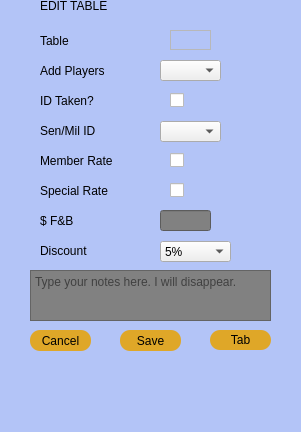
<?xml version="1.0" encoding="UTF-8"?>
<ui version="4.0">
 <class>TableEdit</class>
 <widget class="QWidget" name="TableEdit">
  <property name="geometry">
   <rect>
    <x>0</x>
    <y>0</y>
    <width>301</width>
    <height>432</height>
   </rect>
  </property>
  <property name="palette">
   <palette>
    <active>
     <colorrole role="WindowText">
      <brush brushstyle="SolidPattern">
       <color alpha="255">
        <red>0</red>
        <green>0</green>
        <blue>0</blue>
       </color>
      </brush>
     </colorrole>
     <colorrole role="Button">
      <brush brushstyle="SolidPattern">
       <color alpha="255">
        <red>179</red>
        <green>196</green>
        <blue>247</blue>
       </color>
      </brush>
     </colorrole>
     <colorrole role="Light">
      <brush brushstyle="SolidPattern">
       <color alpha="255">
        <red>255</red>
        <green>255</green>
        <blue>255</blue>
       </color>
      </brush>
     </colorrole>
     <colorrole role="Midlight">
      <brush brushstyle="SolidPattern">
       <color alpha="255">
        <red>217</red>
        <green>225</green>
        <blue>251</blue>
       </color>
      </brush>
     </colorrole>
     <colorrole role="Dark">
      <brush brushstyle="SolidPattern">
       <color alpha="255">
        <red>89</red>
        <green>98</green>
        <blue>123</blue>
       </color>
      </brush>
     </colorrole>
     <colorrole role="Mid">
      <brush brushstyle="SolidPattern">
       <color alpha="255">
        <red>119</red>
        <green>131</green>
        <blue>165</blue>
       </color>
      </brush>
     </colorrole>
     <colorrole role="Text">
      <brush brushstyle="SolidPattern">
       <color alpha="255">
        <red>0</red>
        <green>0</green>
        <blue>0</blue>
       </color>
      </brush>
     </colorrole>
     <colorrole role="BrightText">
      <brush brushstyle="SolidPattern">
       <color alpha="255">
        <red>255</red>
        <green>255</green>
        <blue>255</blue>
       </color>
      </brush>
     </colorrole>
     <colorrole role="ButtonText">
      <brush brushstyle="SolidPattern">
       <color alpha="255">
        <red>0</red>
        <green>0</green>
        <blue>0</blue>
       </color>
      </brush>
     </colorrole>
     <colorrole role="Base">
      <brush brushstyle="SolidPattern">
       <color alpha="255">
        <red>255</red>
        <green>255</green>
        <blue>255</blue>
       </color>
      </brush>
     </colorrole>
     <colorrole role="Window">
      <brush brushstyle="SolidPattern">
       <color alpha="255">
        <red>179</red>
        <green>196</green>
        <blue>247</blue>
       </color>
      </brush>
     </colorrole>
     <colorrole role="Shadow">
      <brush brushstyle="SolidPattern">
       <color alpha="255">
        <red>0</red>
        <green>0</green>
        <blue>0</blue>
       </color>
      </brush>
     </colorrole>
     <colorrole role="AlternateBase">
      <brush brushstyle="SolidPattern">
       <color alpha="255">
        <red>217</red>
        <green>225</green>
        <blue>251</blue>
       </color>
      </brush>
     </colorrole>
     <colorrole role="ToolTipBase">
      <brush brushstyle="SolidPattern">
       <color alpha="255">
        <red>255</red>
        <green>255</green>
        <blue>220</blue>
       </color>
      </brush>
     </colorrole>
     <colorrole role="ToolTipText">
      <brush brushstyle="SolidPattern">
       <color alpha="255">
        <red>0</red>
        <green>0</green>
        <blue>0</blue>
       </color>
      </brush>
     </colorrole>
     <colorrole role="PlaceholderText">
      <brush brushstyle="SolidPattern">
       <color alpha="128">
        <red>0</red>
        <green>0</green>
        <blue>0</blue>
       </color>
      </brush>
     </colorrole>
    </active>
    <inactive>
     <colorrole role="WindowText">
      <brush brushstyle="SolidPattern">
       <color alpha="255">
        <red>0</red>
        <green>0</green>
        <blue>0</blue>
       </color>
      </brush>
     </colorrole>
     <colorrole role="Button">
      <brush brushstyle="SolidPattern">
       <color alpha="255">
        <red>179</red>
        <green>196</green>
        <blue>247</blue>
       </color>
      </brush>
     </colorrole>
     <colorrole role="Light">
      <brush brushstyle="SolidPattern">
       <color alpha="255">
        <red>255</red>
        <green>255</green>
        <blue>255</blue>
       </color>
      </brush>
     </colorrole>
     <colorrole role="Midlight">
      <brush brushstyle="SolidPattern">
       <color alpha="255">
        <red>217</red>
        <green>225</green>
        <blue>251</blue>
       </color>
      </brush>
     </colorrole>
     <colorrole role="Dark">
      <brush brushstyle="SolidPattern">
       <color alpha="255">
        <red>89</red>
        <green>98</green>
        <blue>123</blue>
       </color>
      </brush>
     </colorrole>
     <colorrole role="Mid">
      <brush brushstyle="SolidPattern">
       <color alpha="255">
        <red>119</red>
        <green>131</green>
        <blue>165</blue>
       </color>
      </brush>
     </colorrole>
     <colorrole role="Text">
      <brush brushstyle="SolidPattern">
       <color alpha="255">
        <red>0</red>
        <green>0</green>
        <blue>0</blue>
       </color>
      </brush>
     </colorrole>
     <colorrole role="BrightText">
      <brush brushstyle="SolidPattern">
       <color alpha="255">
        <red>255</red>
        <green>255</green>
        <blue>255</blue>
       </color>
      </brush>
     </colorrole>
     <colorrole role="ButtonText">
      <brush brushstyle="SolidPattern">
       <color alpha="255">
        <red>0</red>
        <green>0</green>
        <blue>0</blue>
       </color>
      </brush>
     </colorrole>
     <colorrole role="Base">
      <brush brushstyle="SolidPattern">
       <color alpha="255">
        <red>255</red>
        <green>255</green>
        <blue>255</blue>
       </color>
      </brush>
     </colorrole>
     <colorrole role="Window">
      <brush brushstyle="SolidPattern">
       <color alpha="255">
        <red>179</red>
        <green>196</green>
        <blue>247</blue>
       </color>
      </brush>
     </colorrole>
     <colorrole role="Shadow">
      <brush brushstyle="SolidPattern">
       <color alpha="255">
        <red>0</red>
        <green>0</green>
        <blue>0</blue>
       </color>
      </brush>
     </colorrole>
     <colorrole role="AlternateBase">
      <brush brushstyle="SolidPattern">
       <color alpha="255">
        <red>217</red>
        <green>225</green>
        <blue>251</blue>
       </color>
      </brush>
     </colorrole>
     <colorrole role="ToolTipBase">
      <brush brushstyle="SolidPattern">
       <color alpha="255">
        <red>255</red>
        <green>255</green>
        <blue>220</blue>
       </color>
      </brush>
     </colorrole>
     <colorrole role="ToolTipText">
      <brush brushstyle="SolidPattern">
       <color alpha="255">
        <red>0</red>
        <green>0</green>
        <blue>0</blue>
       </color>
      </brush>
     </colorrole>
     <colorrole role="PlaceholderText">
      <brush brushstyle="SolidPattern">
       <color alpha="128">
        <red>0</red>
        <green>0</green>
        <blue>0</blue>
       </color>
      </brush>
     </colorrole>
    </inactive>
    <disabled>
     <colorrole role="WindowText">
      <brush brushstyle="SolidPattern">
       <color alpha="255">
        <red>89</red>
        <green>98</green>
        <blue>123</blue>
       </color>
      </brush>
     </colorrole>
     <colorrole role="Button">
      <brush brushstyle="SolidPattern">
       <color alpha="255">
        <red>179</red>
        <green>196</green>
        <blue>247</blue>
       </color>
      </brush>
     </colorrole>
     <colorrole role="Light">
      <brush brushstyle="SolidPattern">
       <color alpha="255">
        <red>255</red>
        <green>255</green>
        <blue>255</blue>
       </color>
      </brush>
     </colorrole>
     <colorrole role="Midlight">
      <brush brushstyle="SolidPattern">
       <color alpha="255">
        <red>217</red>
        <green>225</green>
        <blue>251</blue>
       </color>
      </brush>
     </colorrole>
     <colorrole role="Dark">
      <brush brushstyle="SolidPattern">
       <color alpha="255">
        <red>89</red>
        <green>98</green>
        <blue>123</blue>
       </color>
      </brush>
     </colorrole>
     <colorrole role="Mid">
      <brush brushstyle="SolidPattern">
       <color alpha="255">
        <red>119</red>
        <green>131</green>
        <blue>165</blue>
       </color>
      </brush>
     </colorrole>
     <colorrole role="Text">
      <brush brushstyle="SolidPattern">
       <color alpha="255">
        <red>89</red>
        <green>98</green>
        <blue>123</blue>
       </color>
      </brush>
     </colorrole>
     <colorrole role="BrightText">
      <brush brushstyle="SolidPattern">
       <color alpha="255">
        <red>255</red>
        <green>255</green>
        <blue>255</blue>
       </color>
      </brush>
     </colorrole>
     <colorrole role="ButtonText">
      <brush brushstyle="SolidPattern">
       <color alpha="255">
        <red>89</red>
        <green>98</green>
        <blue>123</blue>
       </color>
      </brush>
     </colorrole>
     <colorrole role="Base">
      <brush brushstyle="SolidPattern">
       <color alpha="255">
        <red>179</red>
        <green>196</green>
        <blue>247</blue>
       </color>
      </brush>
     </colorrole>
     <colorrole role="Window">
      <brush brushstyle="SolidPattern">
       <color alpha="255">
        <red>179</red>
        <green>196</green>
        <blue>247</blue>
       </color>
      </brush>
     </colorrole>
     <colorrole role="Shadow">
      <brush brushstyle="SolidPattern">
       <color alpha="255">
        <red>0</red>
        <green>0</green>
        <blue>0</blue>
       </color>
      </brush>
     </colorrole>
     <colorrole role="AlternateBase">
      <brush brushstyle="SolidPattern">
       <color alpha="255">
        <red>179</red>
        <green>196</green>
        <blue>247</blue>
       </color>
      </brush>
     </colorrole>
     <colorrole role="ToolTipBase">
      <brush brushstyle="SolidPattern">
       <color alpha="255">
        <red>255</red>
        <green>255</green>
        <blue>220</blue>
       </color>
      </brush>
     </colorrole>
     <colorrole role="ToolTipText">
      <brush brushstyle="SolidPattern">
       <color alpha="255">
        <red>0</red>
        <green>0</green>
        <blue>0</blue>
       </color>
      </brush>
     </colorrole>
     <colorrole role="PlaceholderText">
      <brush brushstyle="SolidPattern">
       <color alpha="128">
        <red>0</red>
        <green>0</green>
        <blue>0</blue>
       </color>
      </brush>
     </colorrole>
    </disabled>
   </palette>
  </property>
  <property name="windowTitle">
   <string>Form</string>
  </property>
  <property name="autoFillBackground">
   <bool>false</bool>
  </property>
  <property name="styleSheet">
   <string notr="true">border-color: rgb(255, 235, 70);

</string>
  </property>
  <widget class="QLabel" name="editTableLabel">
   <property name="geometry">
    <rect>
     <x>40</x>
     <y>-10</y>
     <width>241</width>
     <height>31</height>
    </rect>
   </property>
   <property name="frameShape">
    <enum>QFrame::NoFrame</enum>
   </property>
   <property name="text">
    <string>EDIT TABLE</string>
   </property>
  </widget>
  <widget class="QLabel" name="tableNumberLabel_2">
   <property name="geometry">
    <rect>
     <x>40</x>
     <y>30</y>
     <width>51</width>
     <height>21</height>
    </rect>
   </property>
   <property name="frameShape">
    <enum>QFrame::NoFrame</enum>
   </property>
   <property name="text">
    <string>Table</string>
   </property>
  </widget>
  <widget class="QLabel" name="addPlayerLabel">
   <property name="geometry">
    <rect>
     <x>40</x>
     <y>60</y>
     <width>101</width>
     <height>21</height>
    </rect>
   </property>
   <property name="frameShape">
    <enum>QFrame::NoFrame</enum>
   </property>
   <property name="text">
    <string>Add Players</string>
   </property>
  </widget>
  <widget class="QComboBox" name="numPlayers">
   <property name="geometry">
    <rect>
     <x>160</x>
     <y>60</y>
     <width>61</width>
     <height>21</height>
    </rect>
   </property>
  </widget>
  <widget class="QLabel" name="idTakenLabel">
   <property name="geometry">
    <rect>
     <x>40</x>
     <y>90</y>
     <width>71</width>
     <height>21</height>
    </rect>
   </property>
   <property name="frameShape">
    <enum>QFrame::NoFrame</enum>
   </property>
   <property name="text">
    <string>ID Taken?</string>
   </property>
  </widget>
  <widget class="QCheckBox" name="idTaken">
   <property name="geometry">
    <rect>
     <x>170</x>
     <y>90</y>
     <width>31</width>
     <height>20</height>
    </rect>
   </property>
   <property name="text">
    <string/>
   </property>
  </widget>
  <widget class="QPushButton" name="editTable_CancelButton">
   <property name="geometry">
    <rect>
     <x>30</x>
     <y>330</y>
     <width>61</width>
     <height>21</height>
    </rect>
   </property>
   <property name="styleSheet">
    <string notr="true">border-radius:10px;
background-color: rgb(223, 167, 40);
</string>
   </property>
   <property name="text">
    <string>Cancel</string>
   </property>
  </widget>
  <widget class="QPushButton" name="editTable_TabButton">
   <property name="geometry">
    <rect>
     <x>210</x>
     <y>330</y>
     <width>61</width>
     <height>20</height>
    </rect>
   </property>
   <property name="styleSheet">
    <string notr="true">border-radius:10px;
background-color: rgb(223, 167, 40);
</string>
   </property>
   <property name="text">
    <string>Tab</string>
   </property>
  </widget>
  <widget class="QTextEdit" name="memo">
   <property name="geometry">
    <rect>
     <x>30</x>
     <y>270</y>
     <width>241</width>
     <height>51</height>
    </rect>
   </property>
   <property name="cursor" stdset="0">
    <cursorShape>IBeamCursor</cursorShape>
   </property>
   <property name="mouseTracking">
    <bool>true</bool>
   </property>
   <property name="focusPolicy">
    <enum>Qt::StrongFocus</enum>
   </property>
   <property name="accessibleDescription">
    <string extracomment="leave notes here"/>
   </property>
   <property name="styleSheet">
    <string notr="true">background-color: rgb(129, 129, 129);</string>
   </property>
   <property name="midLineWidth">
    <number>1</number>
   </property>
   <property name="tabChangesFocus">
    <bool>false</bool>
   </property>
   <property name="cursorWidth">
    <number>2</number>
   </property>
   <property name="placeholderText">
    <string>Type your notes here. I will disappear.</string>
   </property>
  </widget>
  <widget class="QPushButton" name="editTable_SaveButton">
   <property name="geometry">
    <rect>
     <x>120</x>
     <y>330</y>
     <width>61</width>
     <height>21</height>
    </rect>
   </property>
   <property name="styleSheet">
    <string notr="true">border-radius:10;
background-color: rgb(223, 167, 40);</string>
   </property>
   <property name="text">
    <string>Save</string>
   </property>
  </widget>
  <widget class="QLabel" name="fnbLabel">
   <property name="geometry">
    <rect>
     <x>40</x>
     <y>210</y>
     <width>71</width>
     <height>21</height>
    </rect>
   </property>
   <property name="frameShape">
    <enum>QFrame::NoFrame</enum>
   </property>
   <property name="text">
    <string>$ F&amp;B</string>
   </property>
  </widget>
  <widget class="QLineEdit" name="fnb">
   <property name="enabled">
    <bool>true</bool>
   </property>
   <property name="geometry">
    <rect>
     <x>160</x>
     <y>210</y>
     <width>51</width>
     <height>21</height>
    </rect>
   </property>
   <property name="mouseTracking">
    <bool>false</bool>
   </property>
   <property name="tabletTracking">
    <bool>false</bool>
   </property>
   <property name="focusPolicy">
    <enum>Qt::ClickFocus</enum>
   </property>
   <property name="styleSheet">
    <string notr="true">background-color: rgb(129,129, 129);</string>
   </property>
   <property name="cursorPosition">
    <number>0</number>
   </property>
  </widget>
  <widget class="QLabel" name="senMilLabel">
   <property name="geometry">
    <rect>
     <x>40</x>
     <y>120</y>
     <width>61</width>
     <height>21</height>
    </rect>
   </property>
   <property name="frameShape">
    <enum>QFrame::NoFrame</enum>
   </property>
   <property name="text">
    <string>Sen/Mil ID</string>
   </property>
  </widget>
  <widget class="QLabel" name="memberRateLabel">
   <property name="geometry">
    <rect>
     <x>40</x>
     <y>150</y>
     <width>91</width>
     <height>21</height>
    </rect>
   </property>
   <property name="frameShape">
    <enum>QFrame::NoFrame</enum>
   </property>
   <property name="text">
    <string>Member Rate</string>
   </property>
  </widget>
  <widget class="QCheckBox" name="isMemberRate">
   <property name="geometry">
    <rect>
     <x>170</x>
     <y>150</y>
     <width>21</width>
     <height>20</height>
    </rect>
   </property>
   <property name="text">
    <string/>
   </property>
  </widget>
  <widget class="QLabel" name="tableNumberLabel">
   <property name="geometry">
    <rect>
     <x>170</x>
     <y>30</y>
     <width>41</width>
     <height>20</height>
    </rect>
   </property>
   <property name="frameShape">
    <enum>QFrame::StyledPanel</enum>
   </property>
   <property name="text">
    <string/>
   </property>
  </widget>
  <widget class="QComboBox" name="numSenMil">
   <property name="geometry">
    <rect>
     <x>160</x>
     <y>121</y>
     <width>61</width>
     <height>21</height>
    </rect>
   </property>
  </widget>
  <widget class="QComboBox" name="discount">
   <property name="geometry">
    <rect>
     <x>160</x>
     <y>241</y>
     <width>71</width>
     <height>21</height>
    </rect>
   </property>
   <item>
    <property name="text">
     <string>5%</string>
    </property>
   </item>
   <item>
    <property name="text">
     <string>10%</string>
    </property>
   </item>
   <item>
    <property name="text">
     <string>15%</string>
    </property>
   </item>
   <item>
    <property name="text">
     <string>20%</string>
    </property>
   </item>
   <item>
    <property name="text">
     <string>25%</string>
    </property>
   </item>
   <item>
    <property name="text">
     <string>50%</string>
    </property>
   </item>
  </widget>
  <widget class="QLabel" name="discountLabel">
   <property name="geometry">
    <rect>
     <x>40</x>
     <y>240</y>
     <width>61</width>
     <height>21</height>
    </rect>
   </property>
   <property name="frameShape">
    <enum>QFrame::NoFrame</enum>
   </property>
   <property name="text">
    <string>Discount</string>
   </property>
  </widget>
  <widget class="QLabel" name="specialRateLabel">
   <property name="geometry">
    <rect>
     <x>40</x>
     <y>180</y>
     <width>81</width>
     <height>21</height>
    </rect>
   </property>
   <property name="frameShape">
    <enum>QFrame::NoFrame</enum>
   </property>
   <property name="text">
    <string>Special Rate</string>
   </property>
  </widget>
  <widget class="QCheckBox" name="isSpecialRate">
   <property name="geometry">
    <rect>
     <x>170</x>
     <y>180</y>
     <width>21</width>
     <height>20</height>
    </rect>
   </property>
   <property name="text">
    <string/>
   </property>
  </widget>
 </widget>
 <resources/>
 <connections/>
</ui>
